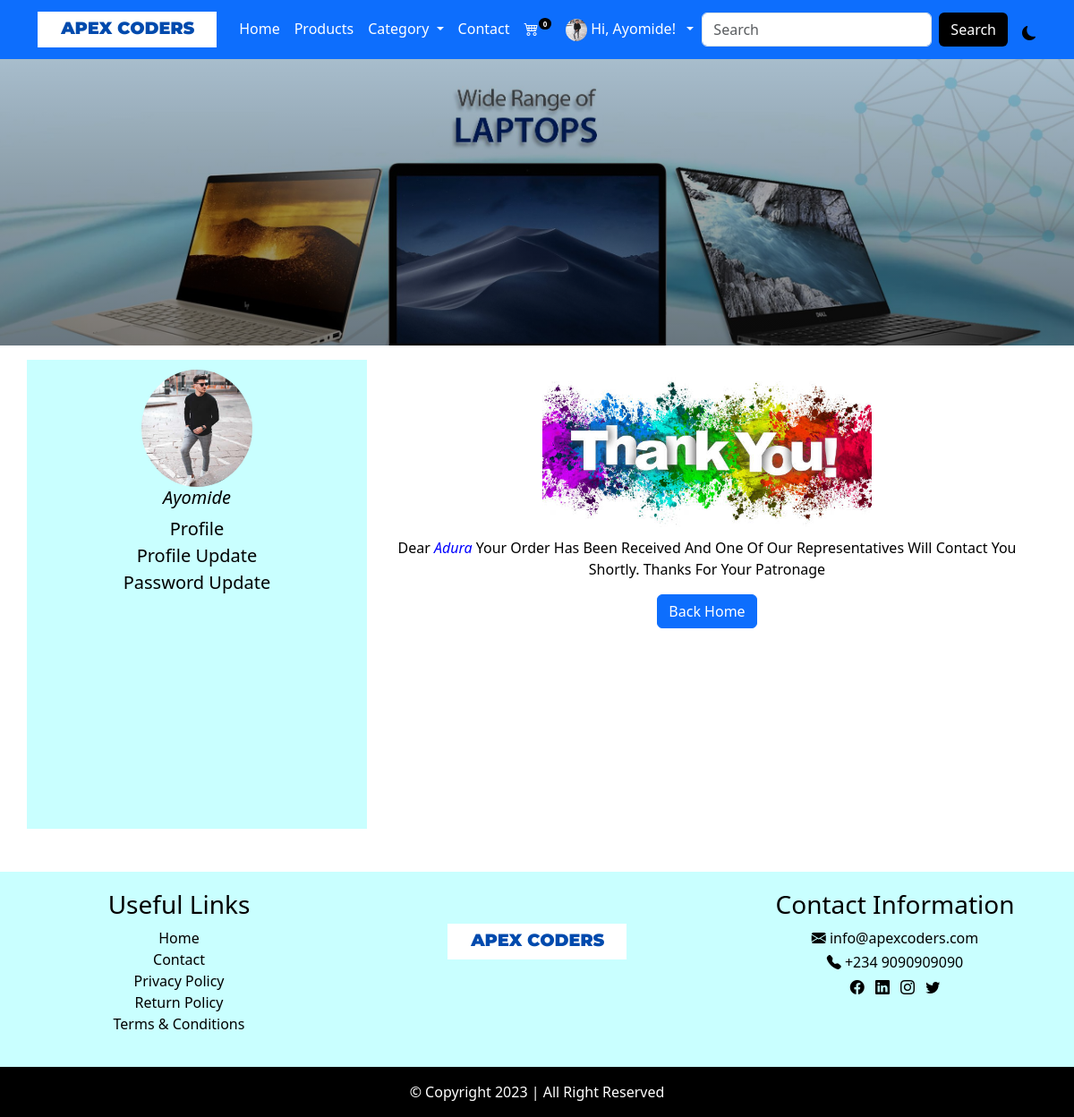
/callback (signed in), run on the app's committed database.
### main/models.py (models this page shows, shortened)
class AppInfo(models.Model):
    logo = models.ImageField(upload_to='logo')
    carousel1 = models.ImageField(upload_to='carousel')
    carousel2 = models.ImageField(upload_to='carousel')
    carousel3 = models.ImageField(upload_to='carousel')
    banner = models.ImageField(upload_to='banner')
    appname = models.CharField(max_length=50)
    copyright = models.IntegerField()

### userprofile/models.py (models this page shows, shortened)
class Customer(models.Model):
    user = models.OneToOneField(User, on_delete=models.CASCADE)
    first_name = models.CharField(max_length=100)
    last_name = models.CharField(max_length=100)
    email = models.EmailField(max_length=150)
    phone = models.CharField(max_length=50)
    address = models.CharField(max_length=200)
    pix = models.ImageField(upload_to="profile_pix")
    joined = models.DateTimeField(auto_now_add=True)

### main/views.py (the view)
# urls.py: path('callback', views.callback, name = 'callback'),
@login_required(login_url='signin')
def callback(request):
    userprof = Customer.objects.get(user__username = request.user.username)
    cart = Cart.objects.filter(user__username = request.user.username, paid=False)
    for item in cart:
        item.paid = True
        item.save()
    context ={
        'userprof': userprof,
        'cart': cart
    }
    return render(request, 'callback.html', context)

### main/context_processor.py (called while the page is built)
def apex(request):
    info = AppInfo.objects.get(pk=1)
    category = Category.objects.all()
    context = {
        'info': info,
        'category': category
    }
    return context

def cartcount(request):
    cart = Cart.objects.filter(user__username = request.user.username, paid=False)
    itemcount = 0
    for item in cart:
        itemcount += item.quantity
    context = {
        'cart': cart,
        'itemcount': itemcount
    }
    return context

### main/templates/callback.html (shortened to what this page needs)
{% extends 'base.html' %}
{% block header %}
    {% include 'header.html' %}
{% endblock header %}
{% block banner %}
    {% include 'banner.html' %}
{% endblock banner %}
{% block content %}
{% load static %}
<div class="container">
  <div class="mt-3 mb-5">
    <div class="row">
      <div class="col-md-4 pavat">
          <img src="{{userprof.pix.url}}" alt="" class="img-fluid h-25">
              <h5>{{userprof.user}}</h5>
              <ul class="list-unstyled">
                <li><a href="{% url 'profile' %}">profile</a></li>
                <li><a href="{% url 'profile_update' %}">profile update</a></li>
                <li><a href="{% url 'password_update' %}">password update</a></li>
              </ul>
      </div>
      <div class="col-md-8 thank">
          <img src="{% static '' %}img/istockphoto-1132817705-612x612.jpg" alt="" class="img-fluid w-50">
          <p>dear <span>{{userprof.first_name}} </span>your order has been received and one of our representatives will contact you shortly. Thanks for your patronage</p>
          <a href="{% url 'home' %}"><button class="btn btn-primary">Back Home</button></a>
      </div>
    </div>
  </div>
</div>
{% endblock content %}
{% block footer %}
    {% include 'footer.html' %}
{% endblock footer %}

### main/templates/header.html (shortened to what this page needs)
<nav class="navbar navbar-expand-lg bg-primary sticky-top">
  <div class="container">
    <a class="navbar-brand" href="#"><img src="{{info.logo.url}}" alt=""></a>
    <div class="collapse navbar-collapse" id="navbarSupportedContent">
      <ul class="navbar-nav mx-auto mb-2 mb-lg-0">
        {% if user.is_authenticated %}
        <li class="nav-item">
          <a class="nav-link" aria-current="page" href="{% url 'home' %}">home</a>
        </li>
        <li class="nav-item">
          <a class="nav-link" href="{% url 'products' %}">products</a>
        </li>
        <li class="nav-item dropdown">
          <a class="nav-link dropdown-toggle" href="#" role="button" data-bs-toggle="dropdown" aria-expanded="false">
            category
          </a>
        </li>
        <li class="nav-item">
          <a class="nav-link" href="{% url 'contact' %}">contact</a>
        </li>
        <li class="nav-item">
            <a class="nav-link" href="{% url 'cart' %}">
                <div class="wrapper d-flex justify-content-start">
                    <i class="bi bi-cart4"></i>
                    <span class="badge h-25 bg-black rounded-circle">{{itemcount}}</span>
                </div>
            </a>
        </li>
        <li class="nav-item dropdown">
          <a class="nav-link dropdown-toggle" href="" role="button" data-bs-toggle="dropdown" aria-expanded="false">
            {% if user.customer %}
            <img src="{{user.customer.pix.url}}" style="height: 25px;" alt=""><span class="m-1">Hi, {{user.username}}!</span>
            {% endif %}
          </a>
        </li>
        {% endif %}
      </ul>
      <form action="{% url 'search' %}" method="POST" class="d-flex" role="search">
        <input class="form-control me-2" name="item" type="search" placeholder="Search" aria-label="Search">
        <button class="btn bg-black text-white" type="submit">Search</button>
      </form>
      <div class="rash ms-3 pt-2">
        <i class="bi bi-moon-fill"></i>
      </div>
    </div>
  </div>
</nav>

### main/static/css/style.css (style rules this page uses)
* { padding: 0%; margin: 0%; box-sizing: border-box; }
html { scroll-behavior: smooth; }
.nav-item a { color: white; text-transform: capitalize; font-weight: 500; }
.nav-link img { border-radius: 100%; }
.wrapper span { font-size: 8px; }
.rash { cursor: pointer; }
:root { --bg: white; --icon: black; --text: black; --foot: black; }
body { background: var(--bg); color: var(--text) }
.pavat { text-align: center; background-color: rgb(201, 255, 255); }
.pavat img { border-radius: 100%; margin-top: 3%; }
.pavat h5 { font-style: italic; }
.pavat a { text-decoration: none; color:black; text-transform: capitalize; font-size: 20px; }
.thank { text-align: center; }
.thank p { text-transform: capitalize; font-weight: 500; }
.thank span { color: blue; font-style: italic; }

### data on the page
AppInfo: logo (picture)
Customer: pix (picture), user "Ayomide", first_name "Adura"

### other printed values
{{ itemcount }} "0"
{{ user.username }} "Ayomide"
